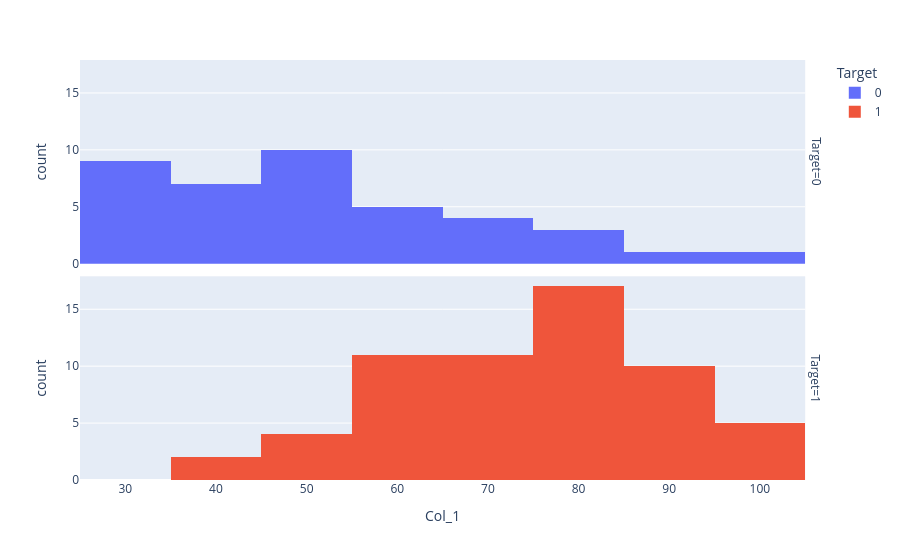
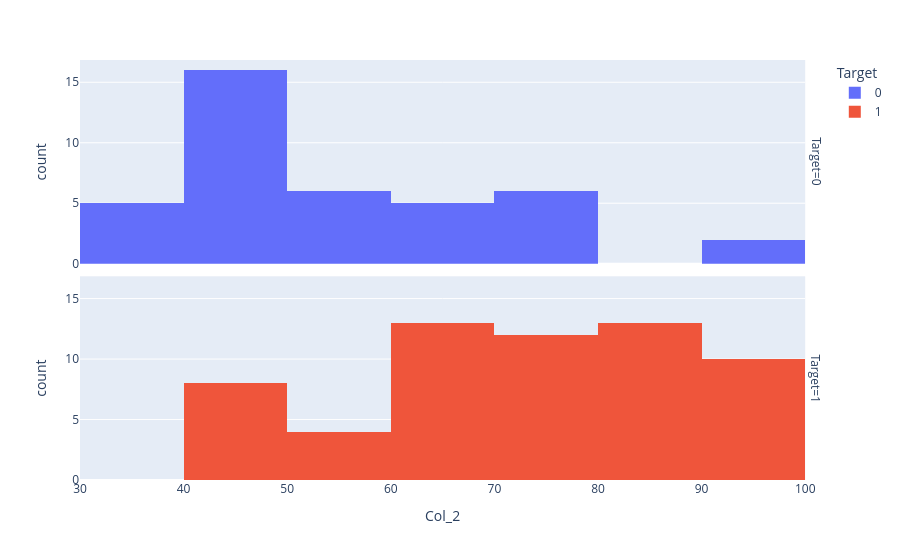

The cell these charts' notebook holds for them, in order:
### Markdown cell above
6. Do you think that the two variables "Col_1" and "Col_2" would be good predictors of the target?

### Code cell
# histogram des X par Y
print("Histogram de Col_1 by Target")
fig = px.histogram(df,x="Col_1",facet_row="Target",color="Target")
fig.show()
print("Histogram de Col_2 by Target")
fig = px.histogram(df,x="Col_2",facet_row="Target",color="Target")
fig.show()

### Figure 1 — Plotly figure (JSON) as saved in the notebook; plotly's stock layout.template omitted (floating-point values rounded to 4 significant figures)
{"data": [{"bingroup": "x", "hovertemplate": "Target=0<br>Col_1=%{x}<br>count=%{y}<extra></extra>", "legendgroup": "0", "marker": {"color": "#636efa", "pattern": {"shape": ""}}, "name": "0", "orientation": "v", "showlegend": true, "type": "histogram", "x": [34.62, 30.29, 35.85, 45.08, 95.86, 75.01, 39.54, 67.95, 67.37, 50.53, 34.21, 93.11, 61.83, 38.79, 52.11, 40.24, 54.64, 33.92, 74.79, 34.18, 51.55, 82.37, 51.05, 62.22, 34.52, 50.29, 49.59, 32.58, 35.29, 56.25, 30.06, 44.67, 66.56, 49.07, 32.72, 60.46, 82.23, 42.08, 52.35, 55.48], "xaxis": "x2", "yaxis": "y2"}, {"bingroup": "x", "hovertemplate": "Target=1<br>Col_1=%{x}<br>count=%{y}<extra></extra>", "legendgroup": "1", "marker": {"color": "#EF553B", "pattern": {"shape": ""}}, "name": "1", "orientation": "v", "showlegend": true, "type": "histogram", "x": [60.18, 79.03, 61.11, 75.02, 76.1, 84.43, 82.31, 69.36, 53.97, 69.07, 70.66, 76.98, 89.68, 77.92, 62.27, 80.19, 61.38, 85.4, 52.05, 64.18, 83.9, 94.44, 77.19, 97.77, 62.07, 91.56, 79.94, 99.27, 90.55, 97.65, 74.25, 71.8, 75.4, 40.46, 80.28, 66.75, 64.04, 72.35, 60.46, 58.84, 99.83, 47.26, 50.46, 88.91, 94.83, 67.32, 57.24, 80.37, 68.47, 75.48, 78.64, 94.09, 90.45, 74.49, 89.85, 83.49, 42.26, 99.32, 55.34, 74.78], "xaxis": "x", "yaxis": "y"}], "layout": {"annotations": [{"font": {}, "showarrow": false, "text": "Target=1", "textangle": 90, "x": 0.98, "xanchor": "left", "xref": "paper", "y": 0.2425, "yanchor": "middle", "yref": "paper"}, {"font": {}, "showarrow": false, "text": "Target=0", "textangle": 90, "x": 0.98, "xanchor": "left", "xref": "paper", "y": 0.7575, "yanchor": "middle", "yref": "paper"}], "barmode": "relative", "legend": {"title": {"text": "Target"}, "tracegroupgap": 0}, "margin": {"t": 60}, "xaxis": {"anchor": "y", "domain": [0, 0.98], "title": {"text": "Col_1"}}, "xaxis2": {"anchor": "y2", "domain": [0, 0.98], "matches": "x", "showticklabels": false}, "yaxis": {"anchor": "x", "domain": [0, 0.485], "title": {"text": "count"}}, "yaxis2": {"anchor": "x2", "domain": [0.515, 1], "matches": "y", "title": {"text": "count"}}}}

### Figure 2 — Plotly figure (JSON) as saved in the notebook; plotly's stock layout.template omitted (floating-point values rounded to 4 significant figures)
{"data": [{"bingroup": "x", "hovertemplate": "Target=0<br>Col_2=%{x}<br>count=%{y}<extra></extra>", "legendgroup": "0", "marker": {"color": "#636efa", "pattern": {"shape": ""}}, "name": "0", "orientation": "v", "showlegend": true, "type": "histogram", "x": [78.02, 43.89, 72.9, 56.32, 38.23, 30.6, 76.04, 46.68, 42.84, 48.86, 44.21, 38.8, 50.26, 65.0, 63.13, 71.17, 52.21, 98.87, 41.57, 75.24, 46.86, 40.62, 45.82, 52.06, 60.4, 49.8, 59.81, 95.6, 47.02, 39.26, 49.59, 66.45, 41.09, 51.88, 43.31, 42.51, 42.72, 78.84, 60.77, 35.57], "xaxis": "x2", "yaxis": "y2"}, {"bingroup": "x", "hovertemplate": "Target=1<br>Col_2=%{x}<br>count=%{y}<extra></extra>", "legendgroup": "1", "marker": {"color": "#EF553B", "pattern": {"shape": ""}}, "name": "1", "orientation": "v", "showlegend": true, "type": "histogram", "x": [86.31, 75.34, 96.51, 46.55, 87.42, 43.53, 76.48, 97.72, 89.21, 52.74, 92.93, 47.58, 65.8, 68.97, 69.95, 44.82, 72.81, 57.05, 69.43, 80.91, 56.31, 65.57, 70.46, 86.73, 96.77, 88.7, 74.16, 61.0, 43.39, 68.86, 69.82, 78.45, 85.76, 97.54, 92.12, 60.99, 78.03, 96.23, 73.09, 75.86, 72.37, 88.48, 75.81, 69.8, 45.69, 66.59, 59.51, 90.96, 85.59, 90.42, 96.65, 77.16, 87.51, 84.85, 45.36, 48.38, 87.1, 68.78, 64.93, 89.53], "xaxis": "x", "yaxis": "y"}], "layout": {"annotations": [{"font": {}, "showarrow": false, "text": "Target=1", "textangle": 90, "x": 0.98, "xanchor": "left", "xref": "paper", "y": 0.2425, "yanchor": "middle", "yref": "paper"}, {"font": {}, "showarrow": false, "text": "Target=0", "textangle": 90, "x": 0.98, "xanchor": "left", "xref": "paper", "y": 0.7575, "yanchor": "middle", "yref": "paper"}], "barmode": "relative", "legend": {"title": {"text": "Target"}, "tracegroupgap": 0}, "margin": {"t": 60}, "xaxis": {"anchor": "y", "domain": [0, 0.98], "title": {"text": "Col_2"}}, "xaxis2": {"anchor": "y2", "domain": [0, 0.98], "matches": "x", "showticklabels": false}, "yaxis": {"anchor": "x", "domain": [0, 0.485], "title": {"text": "count"}}, "yaxis2": {"anchor": "x2", "domain": [0.515, 1], "matches": "y", "title": {"text": "count"}}}}
